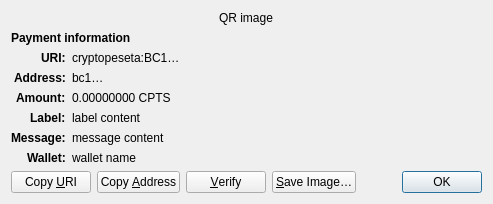
<?xml version="1.0" encoding="UTF-8"?>
<ui version="4.0">
 <class>ReceiveRequestDialog</class>
 <widget class="QDialog" name="ReceiveRequestDialog">
  <property name="geometry">
   <rect>
    <x>0</x>
    <y>0</y>
    <width>413</width>
    <height>229</height>
   </rect>
  </property>
  <property name="windowTitle">
   <string>Request payment to …</string>
  </property>
  <layout class="QGridLayout" name="gridLayout" columnstretch="0,1">
   <property name="sizeConstraint">
    <enum>QLayout::SetFixedSize</enum>
   </property>
   <item row="0" column="0" colspan="2" alignment="Qt::AlignHCenter">
    <widget class="QRImageWidget" name="qr_code">
     <property name="text">
      <string notr="true">QR image</string>
     </property>
     <property name="textInteractionFlags">
      <set>Qt::NoTextInteraction</set>
     </property>
    </widget>
   </item>
   <item row="1" column="0" colspan="2">
    <widget class="QLabel" name="payment_header">
     <property name="font">
      <font>
       <weight>75</weight>
       <bold>true</bold>
      </font>
     </property>
     <property name="text">
      <string>Payment information</string>
     </property>
     <property name="textInteractionFlags">
      <set>Qt::NoTextInteraction</set>
     </property>
    </widget>
   </item>
   <item row="2" column="0" alignment="Qt::AlignRight|Qt::AlignTop">
    <widget class="QLabel" name="uri_tag">
     <property name="font">
      <font>
       <weight>75</weight>
       <bold>true</bold>
      </font>
     </property>
     <property name="text">
      <string notr="true">URI:</string>
     </property>
     <property name="textFormat">
      <enum>Qt::PlainText</enum>
     </property>
     <property name="textInteractionFlags">
      <set>Qt::NoTextInteraction</set>
     </property>
    </widget>
   </item>
   <item row="2" column="1" alignment="Qt::AlignTop">
    <widget class="QLabel" name="uri_content">
     <property name="text">
      <string notr="true">cryptopeseta:BC1…</string>
     </property>
     <property name="textFormat">
      <enum>Qt::RichText</enum>
     </property>
     <property name="wordWrap">
      <bool>true</bool>
     </property>
     <property name="textInteractionFlags">
      <set>Qt::TextSelectableByMouse</set>
     </property>
    </widget>
   </item>
   <item row="3" column="0" alignment="Qt::AlignRight|Qt::AlignTop">
    <widget class="QLabel" name="address_tag">
     <property name="font">
      <font>
       <weight>75</weight>
       <bold>true</bold>
      </font>
     </property>
     <property name="text">
      <string>Address:</string>
     </property>
     <property name="textInteractionFlags">
      <set>Qt::NoTextInteraction</set>
     </property>
    </widget>
   </item>
   <item row="3" column="1" alignment="Qt::AlignTop">
    <widget class="QLabel" name="address_content">
     <property name="text">
      <string notr="true">bc1…</string>
     </property>
     <property name="textFormat">
      <enum>Qt::PlainText</enum>
     </property>
     <property name="textInteractionFlags">
      <set>Qt::TextSelectableByMouse</set>
     </property>
    </widget>
   </item>
   <item row="4" column="0" alignment="Qt::AlignRight|Qt::AlignTop">
    <widget class="QLabel" name="amount_tag">
     <property name="font">
      <font>
       <weight>75</weight>
       <bold>true</bold>
      </font>
     </property>
     <property name="text">
      <string>Amount:</string>
     </property>
     <property name="textInteractionFlags">
      <set>Qt::NoTextInteraction</set>
     </property>
    </widget>
   </item>
   <item row="4" column="1" alignment="Qt::AlignTop">
    <widget class="QLabel" name="amount_content">
     <property name="text">
      <string notr="true">0.00000000 CPTS</string>
     </property>
     <property name="textFormat">
      <enum>Qt::PlainText</enum>
     </property>
     <property name="textInteractionFlags">
      <set>Qt::TextSelectableByMouse</set>
     </property>
    </widget>
   </item>
   <item row="5" column="0" alignment="Qt::AlignRight|Qt::AlignTop">
    <widget class="QLabel" name="label_tag">
     <property name="font">
      <font>
       <weight>75</weight>
       <bold>true</bold>
      </font>
     </property>
     <property name="text">
      <string>Label:</string>
     </property>
     <property name="textInteractionFlags">
      <set>Qt::NoTextInteraction</set>
     </property>
    </widget>
   </item>
   <item row="5" column="1" alignment="Qt::AlignTop">
    <widget class="QLabel" name="label_content">
     <property name="text">
      <string notr="true">label content</string>
     </property>
     <property name="textFormat">
      <enum>Qt::PlainText</enum>
     </property>
     <property name="wordWrap">
      <bool>true</bool>
     </property>
     <property name="textInteractionFlags">
      <set>Qt::TextSelectableByMouse</set>
     </property>
    </widget>
   </item>
   <item row="6" column="0" alignment="Qt::AlignRight|Qt::AlignTop">
    <widget class="QLabel" name="message_tag">
     <property name="font">
      <font>
       <weight>75</weight>
       <bold>true</bold>
      </font>
     </property>
     <property name="text">
      <string>Message:</string>
     </property>
     <property name="textInteractionFlags">
      <set>Qt::NoTextInteraction</set>
     </property>
    </widget>
   </item>
   <item row="6" column="1" alignment="Qt::AlignTop">
    <widget class="QLabel" name="message_content">
     <property name="text">
      <string notr="true">message content</string>
     </property>
     <property name="textFormat">
      <enum>Qt::PlainText</enum>
     </property>
     <property name="wordWrap">
      <bool>true</bool>
     </property>
     <property name="textInteractionFlags">
      <set>Qt::TextSelectableByMouse</set>
     </property>
    </widget>
   </item>
   <item row="7" column="0" alignment="Qt::AlignRight|Qt::AlignTop">
    <widget class="QLabel" name="wallet_tag">
     <property name="font">
      <font>
       <weight>75</weight>
       <bold>true</bold>
      </font>
     </property>
     <property name="text">
      <string>Wallet:</string>
     </property>
     <property name="textInteractionFlags">
      <set>Qt::NoTextInteraction</set>
     </property>
    </widget>
   </item>
   <item row="7" column="1" alignment="Qt::AlignTop">
    <widget class="QLabel" name="wallet_content">
     <property name="text">
      <string notr="true">wallet name</string>
     </property>
     <property name="textFormat">
      <enum>Qt::PlainText</enum>
     </property>
     <property name="wordWrap">
      <bool>true</bool>
     </property>
     <property name="textInteractionFlags">
      <set>Qt::TextSelectableByMouse</set>
     </property>
    </widget>
   </item>
   <item row="8" column="0" colspan="2">
    <layout class="QHBoxLayout" name="horizontalLayout">
     <item>
      <widget class="QPushButton" name="btnCopyURI">
       <property name="text">
        <string>Copy &amp;URI</string>
       </property>
       <property name="autoDefault">
        <bool>false</bool>
       </property>
      </widget>
     </item>
     <item>
      <widget class="QPushButton" name="btnCopyAddress">
       <property name="text">
        <string>Copy &amp;Address</string>
       </property>
       <property name="autoDefault">
        <bool>false</bool>
       </property>
      </widget>
     </item>
     <item>
      <widget class="QPushButton" name="btnVerify">
       <property name="text">
        <string>&amp;Verify</string>
       </property>
       <property name="toolTip">
        <string>Verify this address on e.g. a hardware wallet screen</string>
       </property>
       <property name="autoDefault">
        <bool>false</bool>
       </property>
      </widget>
     </item>
     <item>
      <widget class="QPushButton" name="btnSaveAs">
       <property name="text">
        <string>&amp;Save Image…</string>
       </property>
       <property name="autoDefault">
        <bool>false</bool>
       </property>
      </widget>
     </item>
     <item>
      <spacer name="horizontalSpacer_2">
       <property name="orientation">
        <enum>Qt::Horizontal</enum>
       </property>
       <property name="sizeHint" stdset="0">
        <size>
         <width>40</width>
         <height>20</height>
        </size>
       </property>
      </spacer>
     </item>
     <item>
      <widget class="QDialogButtonBox" name="buttonBox">
       <property name="focusPolicy">
        <enum>Qt::StrongFocus</enum>
       </property>
       <property name="standardButtons">
        <set>QDialogButtonBox::Ok</set>
       </property>
      </widget>
     </item>
    </layout>
   </item>
  </layout>
 </widget>
 <customwidgets>
  <customwidget>
   <class>QRImageWidget</class>
   <extends>QLabel</extends>
   <header>qt/qrimagewidget.h</header>
  </customwidget>
 </customwidgets>
 <tabstops>
  <tabstop>buttonBox</tabstop>
  <tabstop>btnCopyURI</tabstop>
  <tabstop>btnCopyAddress</tabstop>
  <tabstop>btnSaveAs</tabstop>
 </tabstops>
 <resources/>
 <connections>
  <connection>
   <sender>buttonBox</sender>
   <signal>accepted()</signal>
   <receiver>ReceiveRequestDialog</receiver>
   <slot>accept()</slot>
   <hints>
    <hint type="sourcelabel">
     <x>135</x>
     <y>230</y>
    </hint>
    <hint type="destinationlabel">
     <x>135</x>
     <y>126</y>
    </hint>
   </hints>
  </connection>
 </connections>
</ui>
